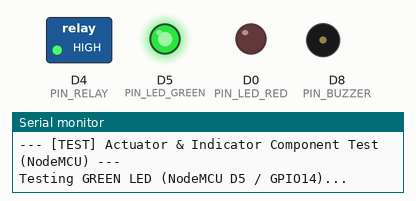
This sketch was run on a simulated ESP8266 (NodeMCU). On the bench: switched loads named in the sketch (green lamp = pin HIGH), output pins drawn as LEDs (lit = HIGH), buzzer (waves = sounding, pin HIGH), the last lines printed to the serial monitor.

Above: at 1.0 s.
At 3.6 s:
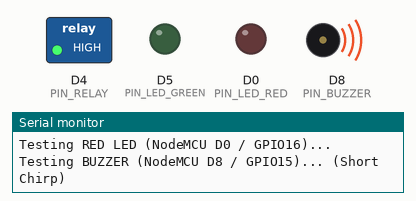
At 4.7 s:
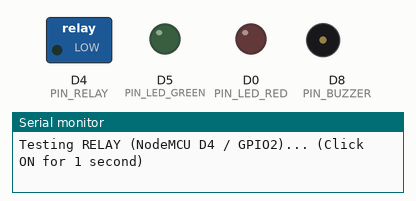
At 7.2 s:
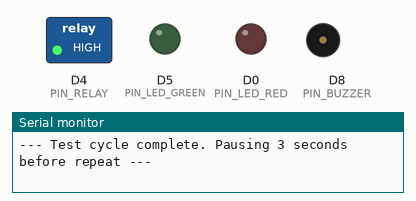
At 11.2 s:
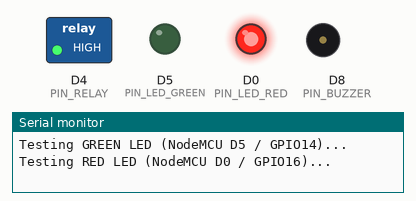
Timing chart, 0 to 11.8 s (numbered marks = the images above):
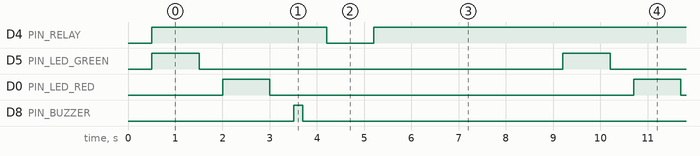

Measured:
- by itself, D4 (PIN_RELAY): alternates HIGH for 7.7 s and LOW for 1.0 s
- by itself, D5 (PIN_LED_GREEN), D0 (PIN_LED_RED): alternates HIGH for 1.0 s and LOW for 7.7 s
- by itself, D8 (PIN_BUZZER): alternates HIGH for 0.20 s and LOW for 8.5 s

The sketch:

test_actuators.ino
```cpp
/**
 * INDEPENDENT HARDWARE TEST: Actuators (Buzzer, Relay, Red LED, Green LED)
 * Board: NodeMCU ESP8266 ESP-12E
 *
 * Cycles each component one by one to verify wiring and operation:
 * - Green LED: NodeMCU D5 (GPIO14)
 * - Red LED:   NodeMCU D0 (GPIO16)
 * - Buzzer:    NodeMCU D8 (GPIO15) via NPN Transistor Buffer
 * - Relay:     NodeMCU D4 (GPIO2) Active-LOW trigger
 */

#include <Arduino.h>

#define PIN_LED_GREEN  D5 // ESP8266 GPIO14
#define PIN_LED_RED    D0 // ESP8266 GPIO16
#define PIN_BUZZER     D8 // ESP8266 GPIO15 (Transistor Base via 1k resistor)
#define PIN_RELAY      D4 // ESP8266 GPIO2  (Active-LOW trigger)

void setup() {
    Serial.begin(115200);
    delay(500);

    Serial.println("\n--- [TEST] Actuator & Indicator Component Test (NodeMCU) ---");

    pinMode(PIN_LED_GREEN, OUTPUT);
    pinMode(PIN_LED_RED, OUTPUT);
    pinMode(PIN_BUZZER, OUTPUT);
    pinMode(PIN_RELAY, OUTPUT);

    // Initial safe states
    digitalWrite(PIN_LED_GREEN, LOW);
    digitalWrite(PIN_LED_RED, LOW);
    digitalWrite(PIN_BUZZER, LOW);
    digitalWrite(PIN_RELAY, HIGH); // Active LOW relay starts HIGH (OFF)
}

void loop() {
    // 1. Green LED
    Serial.println("Testing GREEN LED (NodeMCU D5 / GPIO14)...");
    digitalWrite(PIN_LED_GREEN, HIGH);
    delay(1000);
    digitalWrite(PIN_LED_GREEN, LOW);
    delay(500);

    // 2. Red LED
    Serial.println("Testing RED LED (NodeMCU D0 / GPIO16)...");
    digitalWrite(PIN_LED_RED, HIGH);
    delay(1000);
    digitalWrite(PIN_LED_RED, LOW);
    delay(500);

    // 3. Buzzer
    Serial.println("Testing BUZZER (NodeMCU D8 / GPIO15)... (Short Chirp)");
    digitalWrite(PIN_BUZZER, HIGH);
    delay(200);
    digitalWrite(PIN_BUZZER, LOW);
    delay(500);

    // 4. Relay
    Serial.println("Testing RELAY (NodeMCU D4 / GPIO2)... (Click ON for 1 second)");
    digitalWrite(PIN_RELAY, LOW); // Active LOW -> Relay ON
    delay(1000);
    digitalWrite(PIN_RELAY, HIGH); // Relay OFF
    delay(1000);

    Serial.println("--- Test cycle complete. Pausing 3 seconds before repeat ---\n");
    delay(3000);
    yield();
}
```
